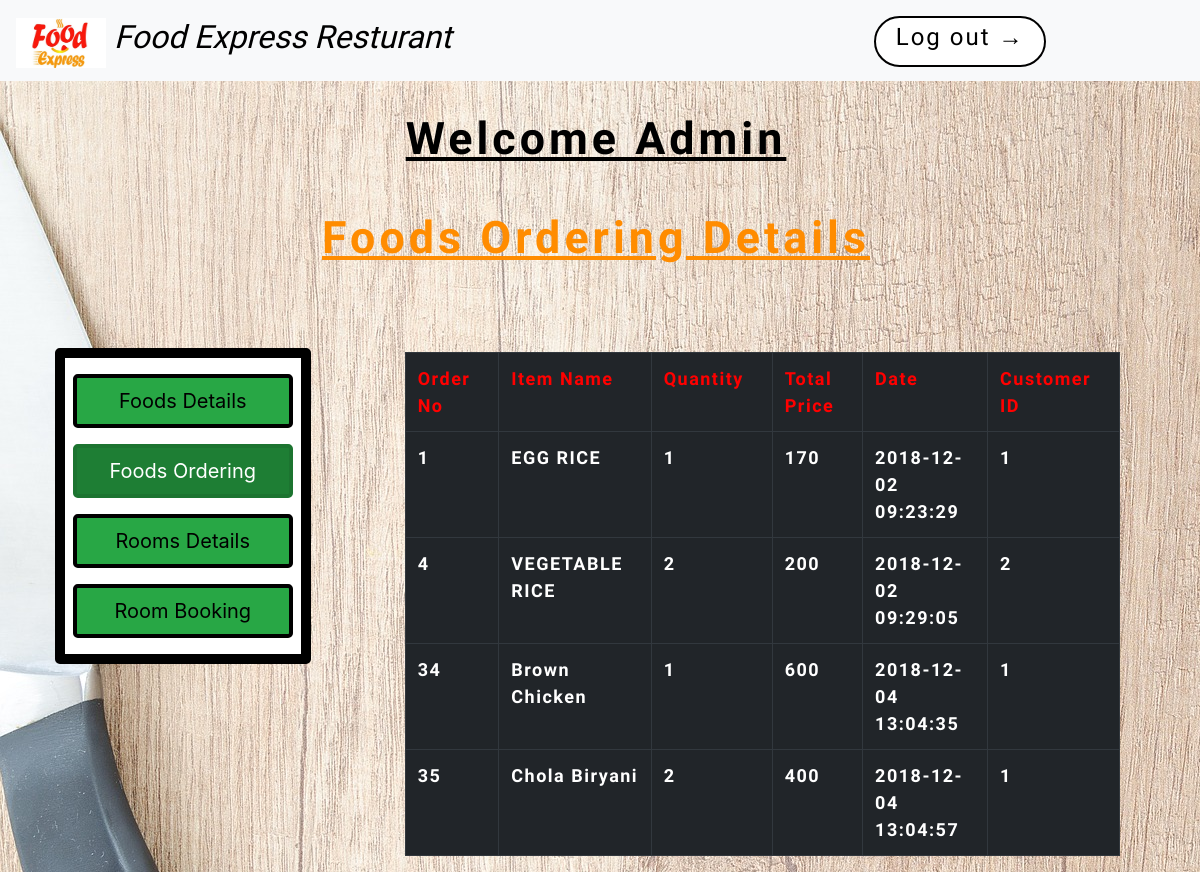
The app's page /FoodOrders.php with its own data.
### tables this page shows
CREATE TABLE `orderdetails` (
  `ORDER_NO` int(10) UNSIGNED NOT NULL,
  `ITEM_NAME` varchar(30) NOT NULL,
  `QUANTITY` int(10) NOT NULL,
  `PRICE` int(10) NOT NULL,
  `Date` timestamp NOT NULL DEFAULT CURRENT_TIMESTAMP ON UPDATE CURRENT_TIMESTAMP,
  `CID` int(6) UNSIGNED DEFAULT NULL
);

### FoodOrders.php (the view, shortened to what this page needs)
 <?php
      require('Database/connection.php');
           ?>
<!DOCTYPE html>
<html class="no-js" lang="en">
    <head>
          <link rel="stylesheet" href="https://maxcdn.bootstrapcdn.com/bootstrap/4.1.3/css/bootstrap.min.css">
          <link rel="stylesheet" href="https://cdnjs.cloudflare.com/ajax/libs/font-awesome/4.7.0/css/font-awesome.min.css">
    </head>
    <body>
       <nav class="navbar navbar-expand-md navbar-light bg-light  fixed-top">
          <div class="d-flex w-100 order-0">
        <div class="w-100">
        <a class="navbar-brand  ">
        <img  src="img/Foodlogo.jpg"  width="90" height="50"  alt="" /><i class="NewFontTitle ml-2 ">Food Express Resturant</i></a>
        </div>
        <span class="w-100"></span>
        <span class="w-100">
         <a class="btn btn-primary ml-5 mt-2 btn-sytle newfont" href="#orerNow" role="button"><strong><h4>Log out &rarr;</h4></strong> </a>
        </span>
        </div>
        </nav>
            <div  style="margin-top: 7em; ">
              <h1 class="text-center" style="font-size: 2.8em; color: black " >Welcome Admin </h1>
              <h1  class="text-center" style="font-size: 2.8em; color: darkorange; margin-top: 1em; " >Foods Ordering Details</h1>
            </div>
        <div class="row">
            <div class="col-md-4  ">
          <div class="container ml-2">
          <div class="modal-dialog text-center" >
            <div class="row">
              <div class="col-md-10">
                <div class="modal-content " style="margin-top: 3em;">
                   <a href="Foodetails.php" class=" btn-success  btn-lg mb-3 mt-3 ml-2 mr-2 "  >Foods Details</a>
                  <a href="FoodOrders.php" class="btn-success  active btn-lg mb-3 ml-2 mr-2" >Foods Ordering</a>
                  <a href="RoomDetails.php" class="btn-success  btn-lg mb-3 ml-2 mr-2" >Rooms Details</a>
                  <a href="Booking.php" class="btn-success  btn-lg mb-3 ml-2 mr-2" >Room Booking</a>
                </div>
            </div>
          </div>
        </div>
      </div>
    </div>
    <div class="col-md-8" style="margin-top: 2em;">
             <div class="myText">
              <div class="table-responsive mt-5 ">
                  <table class="table table-bordered table-dark table-info table-hover  ">
                    <tr>
                      <th width="10%"> Order No</th>
                      <th width="10%"> Item Name</th>
                      <th width="10%"> Quantity</th>
                      <th width="10%"> Total Price</th>
                      <th width="10%"> Date</th>
                      <th width="10%"> Customer ID</th>
                    </tr>
                     <?php
                      $sql = "SELECT * FROM orderdetails ORDER BY ORDER_NO ASC ";
                      $res1 = mysqli_query($conn,$sql);
                  if( mysqli_num_rows($res1) > 1 ){
                      while($r = mysqli_fetch_assoc($res1)){
                      ?>
                        <?php
                      echo "<tr>";
                      echo "<td> <strong>".$r['ORDER_NO']."</strong></td>";
                      echo "<td> <strong>".$r['ITEM_NAME']."</strong> </td>";
                      echo "<td> <strong>".$r['QUANTITY']."</strong></td>";
                      echo "<td> <strong>".$r['PRICE']."</strong></td>";
                      echo "<td> <strong>".$r['Date']."</strong></td>";
                      echo "<td> <strong>".$r['CID']."</strong></td>";
                      }
                      } ?>
                  </table>
                </div>
             </div>
    </div>
</body>
</html>

### FoodOrders.php (style rules this page uses)
body { background-image: url("img/BG2.jpg"); padding-left: 2em; padding-right: 5em; background-attachment: fixed; background-image: cover; }
.NewFontTitle { font-family: "akronim"; color: black; font-size: 2rem; }
.newfont { font-family: "Akronim"; font-weight: bold; font-size: 20px; letter-spacing: 2px; }
.btn-sytle { border: 2px solid black; border-radius: 30px; background-color: white; color: black; padding: 5px 20px; font-size: 16px; cursor: pointer; }
h1 { text-align: left; font-family: "Akronim"; font-weight: bold; letter-spacing: 4px; text-decoration: underline; color: black; margin-left: 40px; }
.modal-content { box-sizing: border-box; width: 100%; border: 10px solid black; margin-top: 40%; }
.modal-content a { color: black; border: 4px solid black; }
.table th { font-family: "Akronim"; letter-spacing: 1.5px; font-size: 18px; color: red; }
.table td { font-family: "Akronim"; letter-spacing: 1.5px; font-size: 18px; }

### records on screen
orderdetails: ORDER_NO "1", ITEM_NAME "EGG RICE", QUANTITY "1", PRICE "170", Date "2018-12-02 09:23:29", CID "1"
orderdetails: ORDER_NO "4", ITEM_NAME "VEGETABLE RICE", QUANTITY "2", PRICE "200", Date "2018-12-02 09:29:05", CID "2"
orderdetails: ORDER_NO "34", ITEM_NAME "Brown Chicken", QUANTITY "1", PRICE "600", Date "2018-12-04 13:04:35", CID "1"
orderdetails: ORDER_NO "35", ITEM_NAME "Chola Biryani", QUANTITY "2", PRICE "400", Date "2018-12-04 13:04:57", CID "1"
